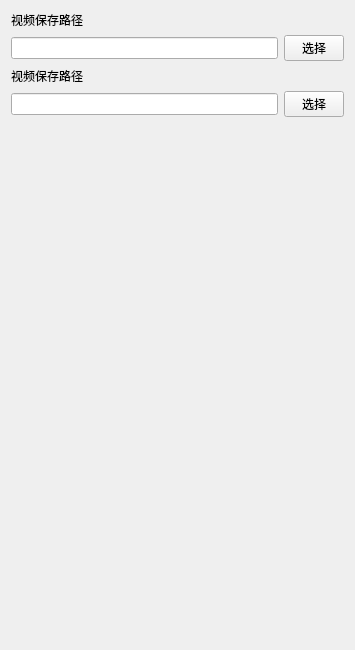
<?xml version="1.0" encoding="UTF-8"?>
<ui version="4.0">
 <class>LSideWindow</class>
 <widget class="QWidget" name="LSideWindow">
  <property name="geometry">
   <rect>
    <x>0</x>
    <y>0</y>
    <width>355</width>
    <height>650</height>
   </rect>
  </property>
  <property name="windowTitle">
   <string>Form</string>
  </property>
  <layout class="QVBoxLayout" name="verticalLayout">
   <item>
    <widget class="QLabel" name="label">
     <property name="text">
      <string>视频保存路径</string>
     </property>
    </widget>
   </item>
   <item>
    <layout class="QHBoxLayout" name="horizontalLayout">
     <item>
      <widget class="QLineEdit" name="Edit_VideoSavePath"/>
     </item>
     <item>
      <widget class="QPushButton" name="Btn_VideoSavePath">
       <property name="maximumSize">
        <size>
         <width>60</width>
         <height>16777215</height>
        </size>
       </property>
       <property name="text">
        <string>选择</string>
       </property>
      </widget>
     </item>
    </layout>
   </item>
   <item>
    <widget class="QLabel" name="label_2">
     <property name="text">
      <string>视频保存路径</string>
     </property>
    </widget>
   </item>
   <item>
    <layout class="QHBoxLayout" name="horizontalLayout_2">
     <item>
      <widget class="QLineEdit" name="Edit_PicSavePath"/>
     </item>
     <item>
      <widget class="QPushButton" name="Btn_PicSavePath">
       <property name="maximumSize">
        <size>
         <width>60</width>
         <height>16777215</height>
        </size>
       </property>
       <property name="text">
        <string>选择</string>
       </property>
      </widget>
     </item>
    </layout>
   </item>
   <item>
    <spacer name="verticalSpacer">
     <property name="orientation">
      <enum>Qt::Vertical</enum>
     </property>
     <property name="sizeHint" stdset="0">
      <size>
       <width>20</width>
       <height>497</height>
      </size>
     </property>
    </spacer>
   </item>
  </layout>
 </widget>
 <resources/>
 <connections/>
</ui>
